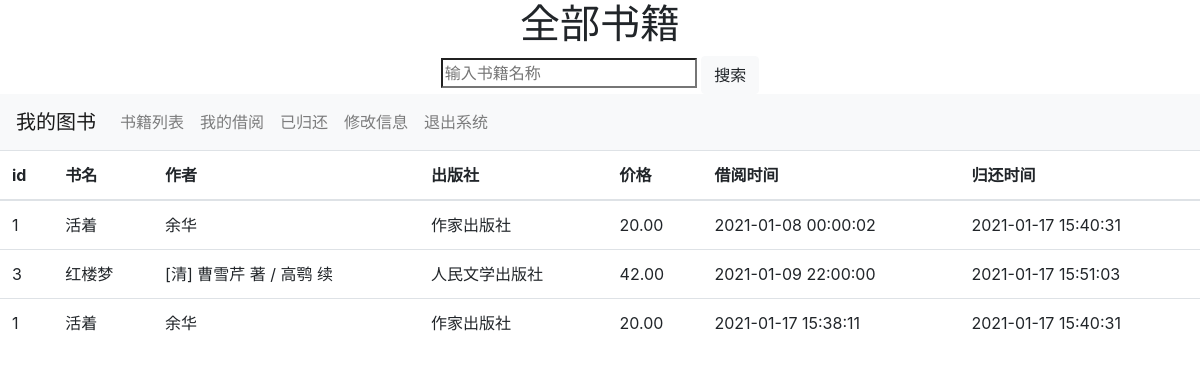
The app's page /user_book_returned.php (signed in) with its own data.
### tables this page shows
CREATE TABLE `book_info` (
  `book_id` int(11) NOT NULL AUTO_INCREMENT,
  `book_name` varchar(255) NOT NULL DEFAULT '',
  `book_Introduction` varchar(255) DEFAULT NULL,
  `book_price` decimal(10,2) DEFAULT NULL,
  `book_code` varchar(100) DEFAULT '',
  `book_chuban` varchar(255) DEFAULT NULL,
  `book_author` varchar(255) DEFAULT NULL,
  `book_status` int(11) DEFAULT 0,
  PRIMARY KEY (`book_id`)
);

CREATE TABLE `book_borrow` (
  `id` int(11) NOT NULL AUTO_INCREMENT,
  `uid` int(11) NOT NULL,
  `bid` int(11) NOT NULL,
  `btime` datetime DEFAULT NULL,
  `rtime` datetime DEFAULT NULL,
  PRIMARY KEY (`id`)
);

### user_book_returned.php (the view, shortened to what this page needs)
<?php
include ('mysql_connection.php');
?>
<!doctype html>
<html lang="en">
<head>
</head>
<body>
<div class="seach">
    <h1>全部书籍</h1>
    <form action="user_book_search_result.php" method="post">
        <input type="search" name="bookname" placeholder="输入书籍名称">
        <button type="submit" class="btn btn-light">搜索</button>
    </form>
</div>
<?php
include ('user_book_header.php');
?>
<div>
    <table class="table table-hover">
        <thead>
        <tr>
            <th scope="col">id</th>
            <th scope="col">书名</th>
            <th scope="col">作者</th>
            <th scope="col">出版社</th>
            <th scope="col">价格</th>
            <th scope="col">借阅时间</th>
            <th scope="col">归还时间</th>
        </tr>
        </thead>
        <tbody>
        <?php
        $sql = "SELECT book_id,book_name,book_price,book_chuban,book_author,btime,rtime FROM book_info,book_borrow,book_user WHERE book_info.book_id = book_borrow.bid AND book_user.id = book_borrow.uid AND book_borrow.uid = $_SESSION[user_id] AND rtime is not NULL";
        if ($sql){
            $result = mysqli_query($link_info,$sql);
            foreach ($result as $row){
                echo "<tr>";
                echo "<td>{$row['book_id']}</td>";
                echo "<td>{$row['book_name']}</td>";
                echo "<td>{$row['book_author']}</td>";
                echo "<td>{$row['book_chuban']}</td>";
                echo "<td>{$row['book_price']}</td>";
                echo "<td>{$row['btime']}</td>";
                echo "<td>{$row['rtime']}</td>";
                echo "</tr>";
            }
        }
        ?>
        </tbody>
    </table>
</div>
</body>
</html>

### user_book_returned.php (style rules this page uses)
.seach { max-width: 400px; margin: auto; text-align: center; }

### records on screen
book_info: book_id "1", book_name "活着", book_author "余华", book_chuban "作家出版社", book_price "20.00", book_borrow.btime "2021-01-08 00:00:02", book_borrow.rtime "2021-01-17 15:40:31", book_borrow.btime "2021-01-17 15:38:11"
book_info: book_id "3", book_name "红楼梦", book_author "[清] 曹雪芹 著 / 高鹗 续", book_chuban "人民文学出版社", book_price "42.00", book_borrow.btime "2021-01-09 22:00:00", book_borrow.rtime "2021-01-17 15:51:03"
